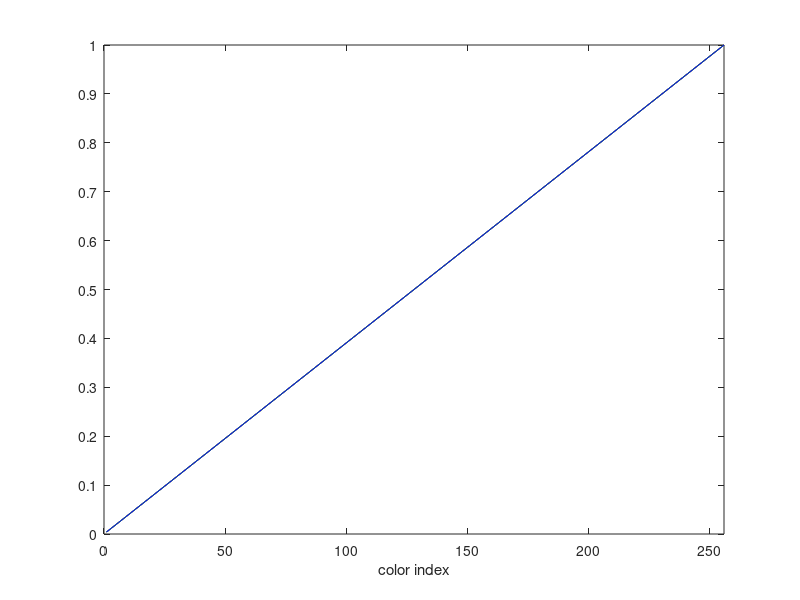
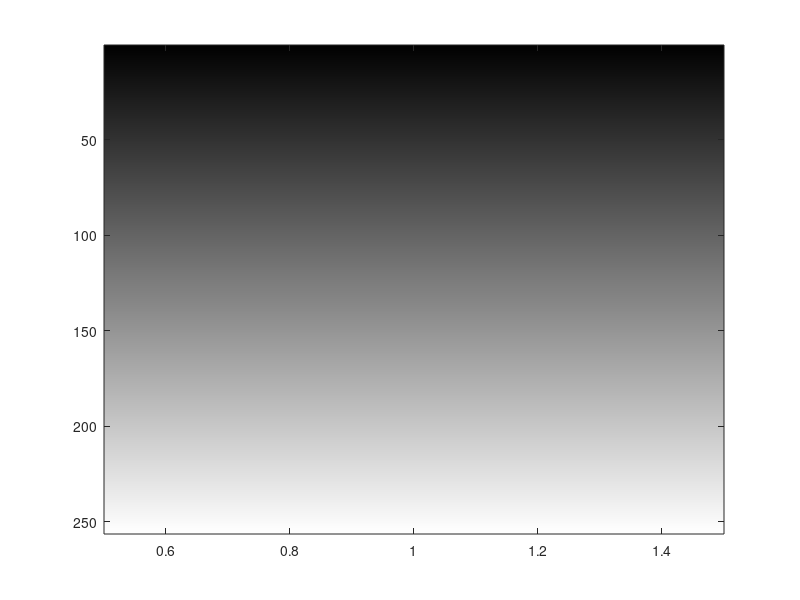

Reproduce these figures in MATLAB, in order.
function [cm] = gift();
cm = zeros(256,3);
for i = 1:256;
    cm(i,1)= i/256;
    cm(i,2)= i/256;
    cm(i,3)= i/256;
end
figure(1)
rgbplot(cm)
figure(2)
colormap(cm)
imagesc((cm(:,1)+cm(:,2)+cm(:,3))/3)
end

